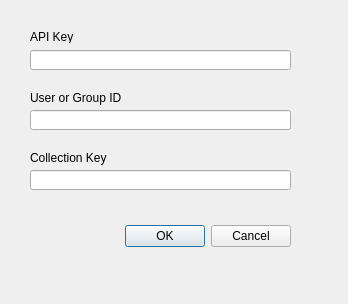
<?xml version="1.0" encoding="UTF-8"?>
<ui version="4.0">
 <class>LiteratureMapperDialogBase</class>
 <widget class="QDialog" name="LiteratureMapperDialogBase">
  <property name="geometry">
   <rect>
    <x>0</x>
    <y>0</y>
    <width>348</width>
    <height>304</height>
   </rect>
  </property>
  <property name="windowTitle">
   <string>Literature Mapper</string>
  </property>
  <widget class="QDialogButtonBox" name="button_box">
   <property name="geometry">
    <rect>
     <x>-50</x>
     <y>220</y>
     <width>341</width>
     <height>32</height>
    </rect>
   </property>
   <property name="orientation">
    <enum>Qt::Horizontal</enum>
   </property>
   <property name="standardButtons">
    <set>QDialogButtonBox::Cancel|QDialogButtonBox::Ok</set>
   </property>
  </widget>
  <widget class="QLineEdit" name="lineEdit_APIKey">
   <property name="geometry">
    <rect>
     <x>30</x>
     <y>50</y>
     <width>261</width>
     <height>20</height>
    </rect>
   </property>
  </widget>
  <widget class="QLineEdit" name="lineEdit_UserID">
   <property name="geometry">
    <rect>
     <x>30</x>
     <y>110</y>
     <width>261</width>
     <height>20</height>
    </rect>
   </property>
  </widget>
  <widget class="QLabel" name="label">
   <property name="geometry">
    <rect>
     <x>30</x>
     <y>30</y>
     <width>46</width>
     <height>13</height>
    </rect>
   </property>
   <property name="text">
    <string>API Key</string>
   </property>
  </widget>
  <widget class="QLabel" name="label_2">
   <property name="geometry">
    <rect>
     <x>30</x>
     <y>90</y>
     <width>121</width>
     <height>16</height>
    </rect>
   </property>
   <property name="text">
    <string>User or Group ID</string>
   </property>
  </widget>
  <widget class="QLineEdit" name="lineEdit_CollectionKey">
   <property name="geometry">
    <rect>
     <x>30</x>
     <y>170</y>
     <width>261</width>
     <height>20</height>
    </rect>
   </property>
  </widget>
  <widget class="QLabel" name="label_3">
   <property name="geometry">
    <rect>
     <x>30</x>
     <y>150</y>
     <width>121</width>
     <height>16</height>
    </rect>
   </property>
   <property name="text">
    <string>Collection Key</string>
   </property>
  </widget>
 </widget>
 <resources/>
 <connections>
  <connection>
   <sender>button_box</sender>
   <signal>accepted()</signal>
   <receiver>LiteratureMapperDialogBase</receiver>
   <slot>accept()</slot>
   <hints>
    <hint type="sourcelabel">
     <x>20</x>
     <y>20</y>
    </hint>
    <hint type="destinationlabel">
     <x>20</x>
     <y>20</y>
    </hint>
   </hints>
  </connection>
  <connection>
   <sender>button_box</sender>
   <signal>rejected()</signal>
   <receiver>LiteratureMapperDialogBase</receiver>
   <slot>reject()</slot>
   <hints>
    <hint type="sourcelabel">
     <x>20</x>
     <y>20</y>
    </hint>
    <hint type="destinationlabel">
     <x>20</x>
     <y>20</y>
    </hint>
   </hints>
  </connection>
 </connections>
</ui>
